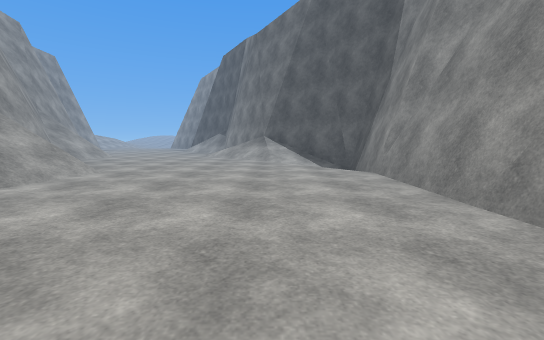
view 1 (above)

12 first-person views from a walk through a 3-D level made in the Godot game engine. The camera is 1.2 m above the floor, tilts 6° down and sees 90° across. The floor is counted in squares, 1.67 m on a side. Each view is taken from the middle of a square. On the plan, view 1 faces up. The plan holds only what a view shows up to about 10 squares ahead; the rest is blank. The place goes on beyond the plan. Surface patterns are stand-ins for the level's own textures.

view 2
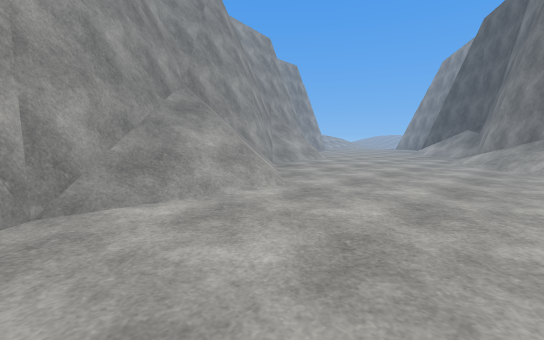

view 3
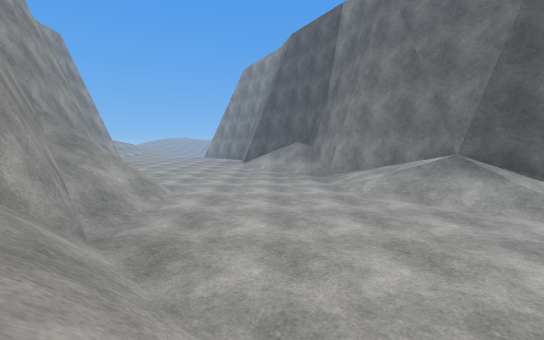

view 4
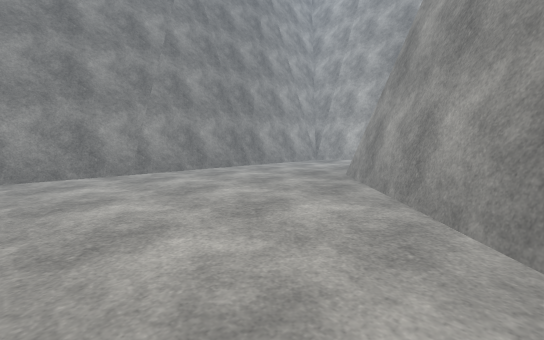

view 5
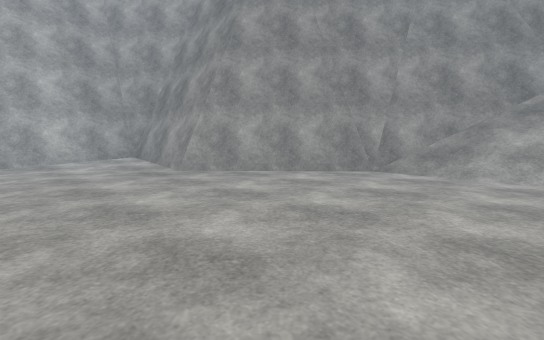

view 6
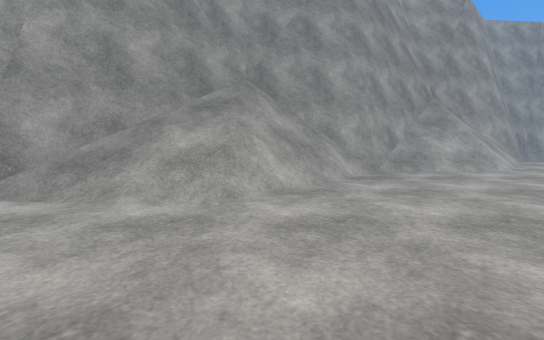

view 7
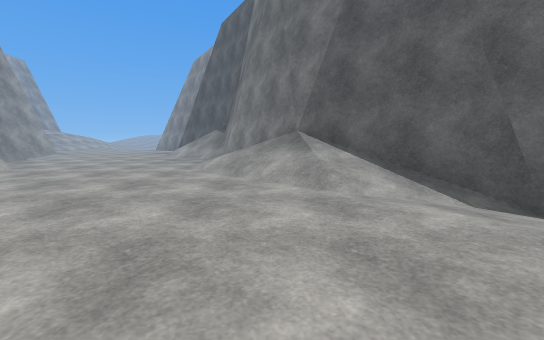

view 8
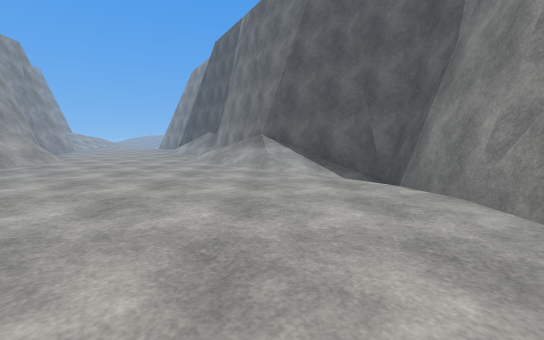

view 9
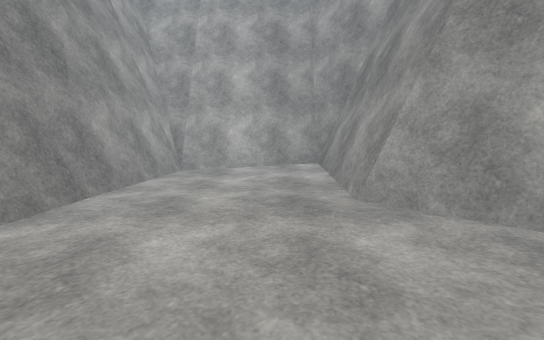

view 10
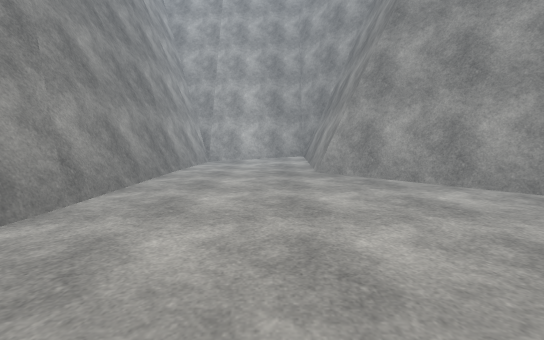

view 11
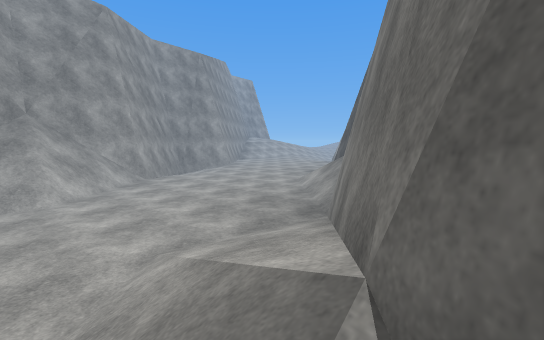

view 12
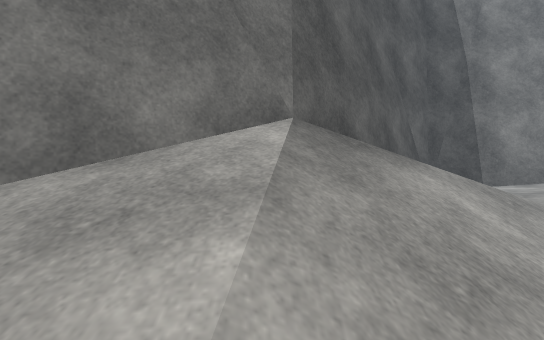

### Floor plan
Key: @ floor where view 1 was taken; # wall or solid block; . main floor; : floor 0.25 m higher than the main floor; - floor 0.25 m lower than the main floor; / step, stairs or slope.
Columns run from 11 left of view 1 to 3 right of it. Each row starts with its distance up from view 1.
 16 #........#
 15 #/.......##
 14 #//.....//##
 13 #///....///##
 12 ##//.....///##
 11  ##/......///##
 10   ##.......///#
  9    #/........-#
  8    #//.......-#
  7    #///.......#
  6    ##//.......#
  5     ##/.......#
  4      ##.......#
  3       ##......#
  2        ##.....#
  1         ##....#
  0          #.@..#
 -1          ##...#
 -2          ##...#
 -3           #:..#
 -4           #####

Positions as (right, up) in squares from view 1, and headings:
1: (0, 0), facing up
2: (-1, 3), facing up-left
3: (-5, 6), facing up
4: (-4, 5), facing down-right
5: (2, 6), facing down-left
6: (-1, 7), facing left
7: (-1, 6), facing up
8: (0, 3), facing up
9: (0, 3), facing down
10: (0, 6), facing down
11: (0, 12), facing up-left
12: (-3, 13), facing right
